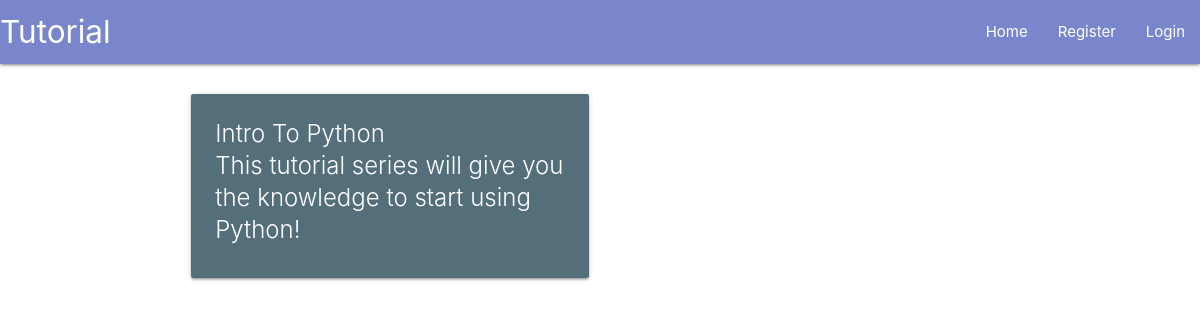
The app's page /python with its own data.
### main/models.py (models this page shows, shortened)
class TutorialSeries(models.Model):
    series = models.CharField(max_length=200)
    """
    a series is related to a category via category foreign key.
    on delete tells what to do with related objects when a entity is deleted.
    For example, if a category was deleted, you could set it to cascade and delete all
    series related to that category. We obviously don't want to do that in this case so
    we set it to the default category.
    """
    category = models.ForeignKey(TutorialCategory, default=1, verbose_name="Category", on_delete=models.SET_DEFAULT)
    summary = models.CharField(max_length=200)
    class Meta:
        verbose_name_plural = "Series"

### main/views.py (the view)
# urls.py: path("<single_slug>", views.single_slug, name="single_slug"),
def single_slug(request, single_slug):
    categories = [c.slug for c in TutorialCategory.objects.all()]
    if single_slug in categories:
        matching_series = TutorialSeries.objects.filter(category__slug=single_slug)
        series_urls = {}
        for m in matching_series.all():
            part_one = Tutorial.objects.filter(series__series=m.series).earliest("datePublished")
            series_urls[m] = part_one.slug
        return render(request, "main/category.html", {"part_ones": series_urls})
    tutorials = [t.slug for t in Tutorial.objects.all()]
    if single_slug in tutorials:
        return HttpResponse(f"{single_slug} is a tutorial!!!")
    return HttpResponse(f"{single_slug} does not correspond to anything. 404")

### main/templates/main/category.html
{% extends "main/header.html" %}
{% block content %}
    <div class="row">
        {% for series, partone in part_ones.items %}
        <div class="col s12 m6">
          <a href="{{partone}}", style="color:#000">
            <div class="card blue-grey darken-1 hoverable">
              <div class="card-content white-text">
                <div class="card-title">{{series.series}}</span>
                  <p>{{series.summary}}</p>
              </div>
            </div>
          </a>
        </div>
        {% endfor %}
      </div>
{% endblock %}

### records on screen
TutorialSeries: series "Intro To Python", summary "This tutorial series will give you the knowledge to start using Python!"
